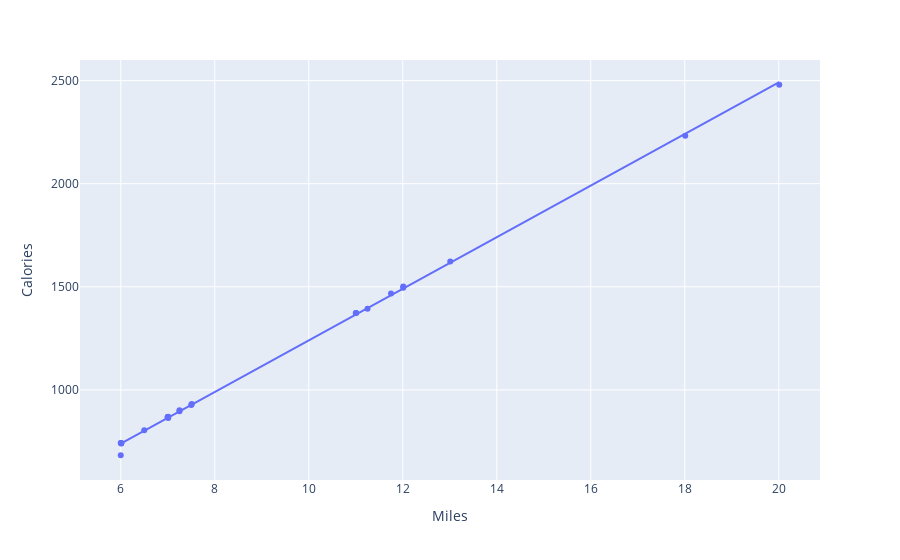

Notebook code cell kept with this figure:
### Markdown cell above
**Question 8: Create a code block that performs the following operations: (8 points)**

1. Imports the `running_log.csv` file into a Pandas DataFrame called `running_df`.
2. Creates a scatter plot of miles versus calories with a trendline.
3. Calculate the linear regression results of the running data..

### Code cell
# Scatter plot for Q8.
running_df = pd.read_csv('Resources/running_log.csv')
scatter = px.scatter(running_df, x='Miles',y='Calories',trendline='ols')
scatter

### Figure 1 — Plotly figure (JSON) as saved in the notebook; plotly's stock layout.template omitted (floating-point values rounded to 4 significant figures)
{"data": [{"hovertemplate": "Miles=%{x}<br>Calories=%{y}<extra></extra>", "legendgroup": "", "marker": {"color": "#636efa", "symbol": "circle"}, "mode": "markers", "name": "", "orientation": "v", "showlegend": false, "type": "scatter", "x": [11, 6, 6.01, 11.01, 7.01, 6.01, 18.01, 7, 6, 11.75, 7.5, 12.01, 7, 20.01, 6.5, 12.01, 7.01, 7, 13.01, 6.01, 7.25, 7.51, 11.25, 7.25], "xaxis": "x", "y": [1373, 683, 741, 1373, 870, 740, 2233, 869, 742, 1467, 927, 1501, 868, 2480, 804, 1495, 864, 867, 1623, 742, 897, 932, 1394, 901], "yaxis": "y"}, {"hovertemplate": "<b>OLS trendline</b><br>Calories = 125.144 * Miles + -11.9057<br>R<sup>2</sup>=0.999271<br><br>Miles=%{x}<br>Calories=%{y} <b>(trend)</b><extra></extra>", "legendgroup": "", "marker": {"color": "#636efa", "symbol": "circle"}, "mode": "lines", "name": "", "showlegend": false, "type": "scatter", "x": [6, 6, 6.01, 6.01, 6.01, 6.5, 7, 7, 7, 7.01, 7.01, 7.25, 7.25, 7.5, 7.51, 11, 11.01, 11.25, 11.75, 12.01, 12.01, 13.01, 18.01, 20.01], "xaxis": "x", "y": [739.0, 739.0, 740.2, 740.2, 740.2, 801.5, 864.1, 864.1, 864.1, 865.4, 865.4, 895.4, 895.4, 926.7, 927.9, 1365.0, 1366.0, 1396.0, 1459.0, 1491.0, 1491.0, 1616.0, 2242.0, 2492.0], "yaxis": "y"}], "layout": {"legend": {"tracegroupgap": 0}, "margin": {"t": 60}, "xaxis": {"anchor": "y", "domain": [0, 1], "title": {"text": "Miles"}}, "yaxis": {"anchor": "x", "domain": [0, 1], "title": {"text": "Calories"}}}}
